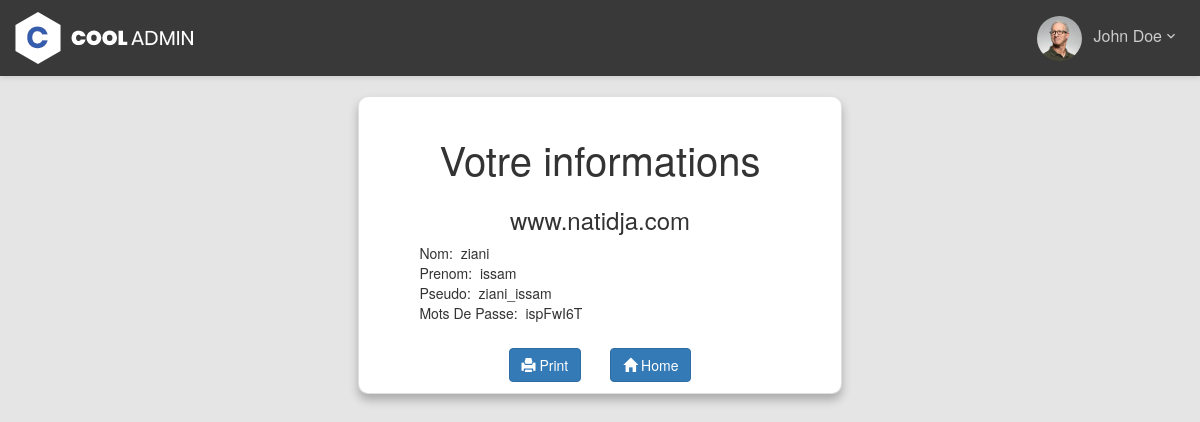
The page /insert_test.php on the database as committed earlier.
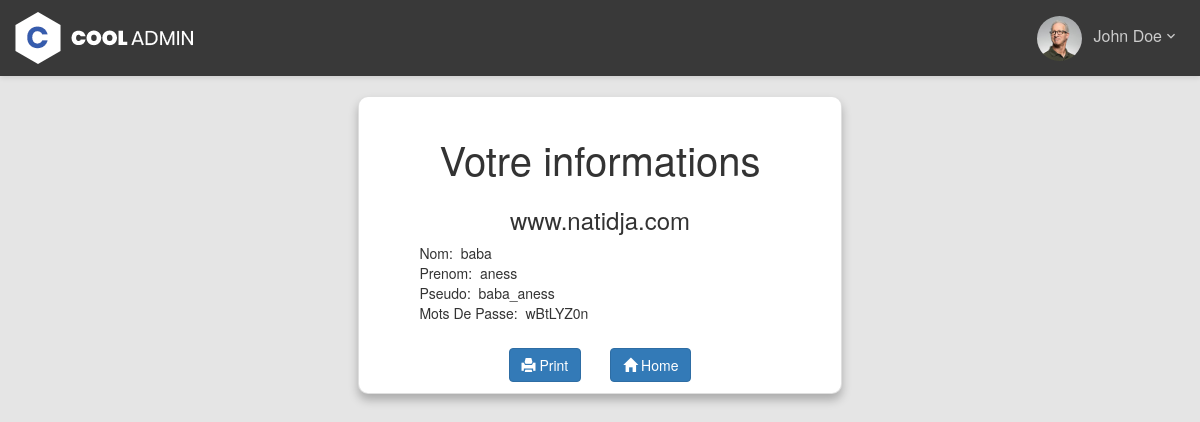
The same page on the database as committed later.
### tables this page shows
CREATE TABLE `patient` (
  `id_p` int(10) NOT NULL,
  `pseudo` varchar(20) NOT NULL,
  `mdp` varchar(20) NOT NULL,
  `nom_p` varchar(10) NOT NULL,
  `prenom_p` varchar(15) NOT NULL,
  `date_naissance` date NOT NULL,
  `resultat` varchar(10) NOT NULL,
  `id_test` int(10) NOT NULL,
  `sexe` varchar(6) NOT NULL,
  `avatar` varchar(255) DEFAULT NULL
);

### insert_test.php (the view, shortened to what this page needs)
<!DOCTYPE html>
<html>
    <head>
    <link href="css/font-face.css" rel="stylesheet" media="all">
    <link href="vendor/font-awesome-4.7/css/font-awesome.min.css" rel="stylesheet" media="all">
    <link href="vendor/font-awesome-5/css/fontawesome-all.min.css" rel="stylesheet" media="all">
    <link href="vendor/mdi-font/css/material-design-iconic-font.min.css" rel="stylesheet" media="all">
    <link href="vendor/bootstrap-4.1/bootstrap.min.css" rel="stylesheet" media="all">
    <link href="//maxcdn.bootstrapcdn.com/bootstrap/3.3.0/css/bootstrap.min.css" rel="stylesheet" id="bootstrap-css">
    <link href="css/insert_test.css" rel="stylesheet">
    </head>
<body>
    <header class="header-desktop3 d-none d-lg-block">
        <div class="section__content section__content--p35">
            <div class="header3-wrap">
                <div class="header__logo">
                    <a href="labo_home.php">
                        <img src="images/icon/logo-white.png" alt="CoolAdmin" />
                    </a>
                </div>
                <div class="header__tool">
                    <div class="account-wrap">
                        <div class="account-item account-item--style2 clearfix js-item-menu">
                            <div class="image">
                                <img src="images/icon/avatar-01.jpg" alt="John Doe" />
                            </div>
                            <div class="content">
                                <a class="js-acc-btn" href="#" style="text-decoration: none;">john doe</a>
                            </div>
                        </div>
                    </div>
                </div>
            </div>
    </header>
    <div class="cards">
        <div class="card card-1">
            <center><h1 class="title">Votre informations</h1></center><br>
            <div>
                <h3 style="text-align:center;">www.natidja.com<br></h3>
                <?php
                    try{
                    include("Auth_pub.php");
                    $req_sql = "SELECT * FROM patient WHERE id_test= (SELECT MAX(id_test) FROM test)";
                    $result = $conn->query($req_sql);
                    while($tuple = $result->fetch(PDO::FETCH_ASSOC)){
                        $nom_p = $tuple['nom_p'];
                        $prenom_p = $tuple['prenom_p'];
                        $pseudo= $tuple['pseudo'];
                        $mdp= $tuple['mdp'];
                    }
                    echo "Nom: &nbsp;" . $nom_p . "<br/> Prenom: &nbsp;" . $prenom_p . "<br/>";
                    echo "Pseudo: &nbsp;" . $pseudo . "<br/> Mots De Passe: &nbsp;" . $mdp . "<br/>";
                            } catch (PDOException $e) {
                                echo "Erreur ! " . $e->getMessage() . "<br/>";
                            }
                ?>
    </div>
    <div style="text-align:center; margin-top:25px ">
    <button class="btn btn-primary hidden-print" onclick="window.print()" >
    <span class="glyphicon glyphicon-print" aria-hidden="true"></span> Print</button>
          <a href="labo_home.php" style="margin-left:25px ;" class="hidden-print">
              <button class="btn btn-primary hidden-print" ><span class="glyphicon glyphicon-home" aria-hidden="true"></span> Home</button>
          </a>
    </div>
    </div>
</div>
</body>
</html>

### css/insert_test.css (style rules this page uses)
.account-wrap { position: relative; margin-right: 25px; }
.account-item { cursor: pointer; }
.account-item .image { width: 45px; height: 45px; float: left; overflow: hidden; -webkit-border-radius: 3px; -moz-border-radius: 3px; border-radius: 3px; }
.account-item .image>img { width: 100%; }
.account-item>.content { margin-left: 45px; padding: 9px 0; padding-left: 12px; }
.account-item>.content>a { color: #333; text-transform: capitalize; font-weight: 500; }
.account-item>.content>a:after { font-family: "Material-Design-Iconic-Font"; font-weight: 500; content: '\f2f9'; display: inline-block; font-size: 16px; margin-left: 5px; }
.header-desktop3 { background: #393939; display: -webkit-box; display: -webkit-flex; display: -moz-box; display: -ms-flexbox; display: flex; -webkit-box-align: center; -webkit-align-items: center; -moz-box-align: center; -ms-flex-align: center; align-items: center; height: 76px; position: -webkit-sticky; position: sticky; top: 0; z-index: 999; -webkit-box-shadow: 0px 2px 5px 0px rgba(0, 0, 0, 0.1); -moz-box-shadow: 0px 2px 5px 0px rgba(0, 0, 0, 0.1); box-shadow: 0px 2px 5px 0px rgba(0, 0, 0, 0.1); }
.header-desktop3 .section__content { position: absolute; top: 50%; -webkit-transform: translateY(-50%); -moz-transform: translateY(-50%); -ms-transform: translateY(-50%); -o-transform: translateY(-50%); transform: translateY(-50%); left: 0; right: 0; }
.header3-wrap { display: -webkit-box; display: -webkit-flex; display: -moz-box; display: -ms-flexbox; display: flex; -webkit-box-pack: justify; -webkit-justify-content: space-between; -moz-box-pack: justify; -ms-flex-pack: justify; justify-content: space-between; position: relative; }
.header__logo { display: -webkit-box; display: -webkit-flex; display: -moz-box; display: -ms-flexbox; display: flex; -webkit-box-align: center; -webkit-align-items: center; -moz-box-align: center; -ms-flex-align: center; align-items: center; position: relative; z-index: 3; margin-left: 15px; }
.header__tool { display: -webkit-box; display: -webkit-flex; display: -moz-box; display: -ms-flexbox; display: flex; -webkit-box-align: center; -webkit-align-items: center; -moz-box-align: center; -ms-flex-align: center; align-items: center; }
.account-item--style2 .image { -webkit-border-radius: 100%; -moz-border-radius: 100%; border-radius: 100%; }
.account-item--style2 .content a { font-size: 16px; color: #ccc; font-weight: 500; }

### insert_test.php (style rules this page uses)
body { background-color:#e5e5e5; }
.cards { display: flex; flex-wrap: wrap; justify-content: center; }
.card { margin: 20px; padding: 20px 60px 20px 60px; min-height: 200px; display: grid; grid-template-rows: 20px 50px 1fr 50px; border-radius: 10px; box-shadow: 0px 6px 10px rgba(0, 0, 0, 0.25); transition: all 0.2s; justify-content: center; }
.card-1 { background: #ffffff; }
.cards { justify-content: center; }
.title { font-size: 40px; margin: 20px; }

Rows that differ between the two databases and show on the page:
no longer on this page (row unchanged): patient: nom_p "ziani", prenom_p "issam", pseudo "ziani_issam", mdp "ispFwI6T"
added patient: nom_p "baba", prenom_p "aness", pseudo "baba_aness", mdp "wBtLYZ0n"
